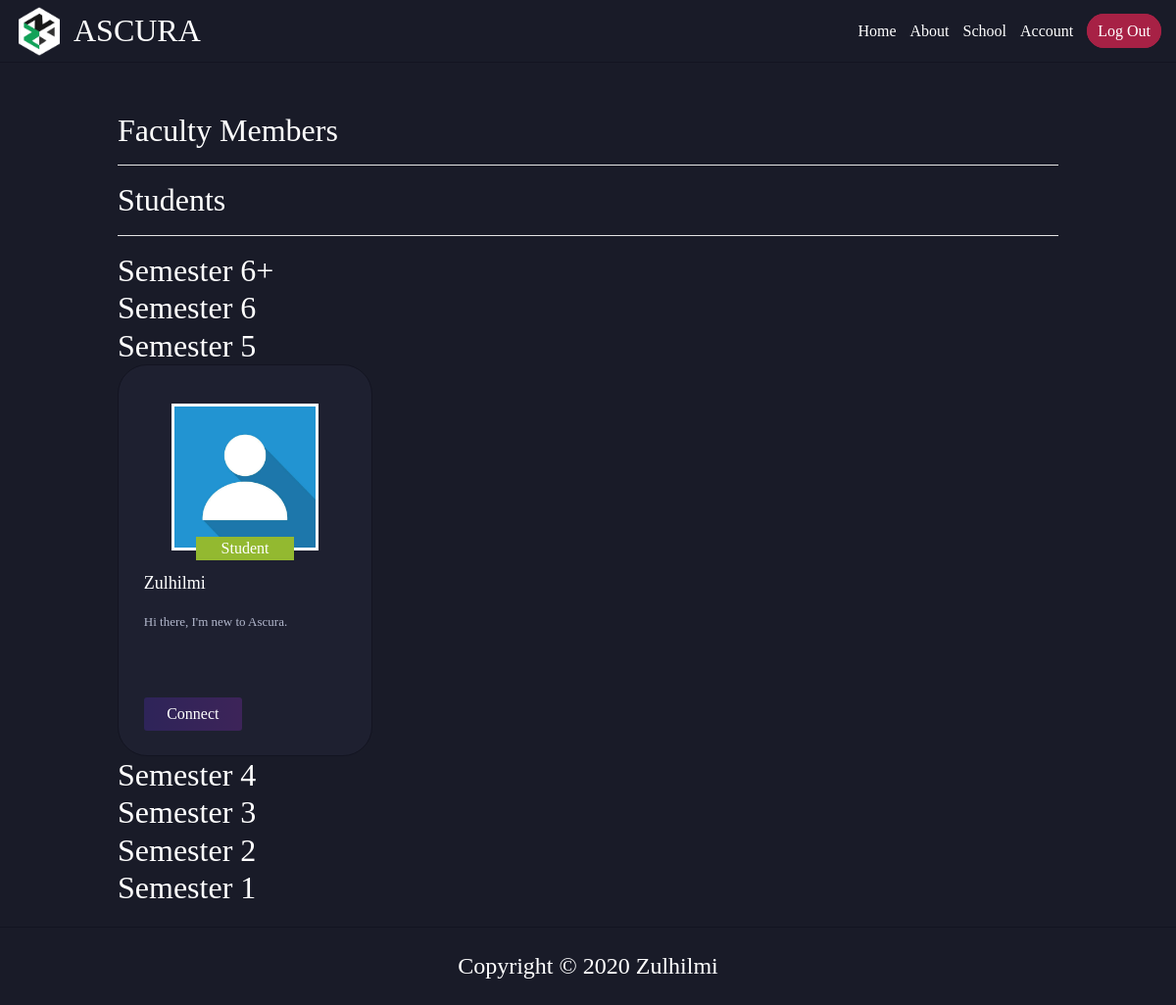
The app's page /scet/members (signed in) with its own data.
### ascura/models.py (models this page shows, shortened)
class User(db.Model, UserMixin):
    id = db.Column(db.Integer, primary_key=True)
    first_name = db.Column(db.String(30), nullable=False)
    last_name = db.Column(db.String(30), nullable=False)
    username = db.Column(db.String(14), unique=True, nullable=False)
    email = db.Column(db.String(120), unique=True, nullable=False)
    password = db.Column(db.String(60), nullable=False)
    image_file = db.Column(db.String(20), nullable=False, default='default.jpg')
    short_desc = db.Column(db.String(70), nullable=False, default="Hi there, I'm new to Ascura.")
    long_desc = db.Column(db.Text, nullable=False, default="No information given")
    interests = db.Column(db.String(100), nullable=False, default="This user has not specified any interests.")
    school_id = db.Column(db.Integer, db.ForeignKey('school.id'), nullable=False)
    course_id = db.Column(db.Integer, db.ForeignKey('course.id'), nullable=True) # Faculty members don't need this
    semester = db.Column(db.String(2), nullable=True) # Faculty members don't need this
    role_id = db.Column(db.Integer, db.ForeignKey('role.id'), nullable=False, default=1) # Default student role
    u_type = db.Column(db.Integer, db.ForeignKey('usertype.id'), nullable=False, default=3) # Default user type normal
    posts = db.relationship('Post', backref='author', lazy=True)
    comments = db.relationship('Comment', backref='author', lazy=True)

class Role(db.Model):
    id = db.Column(db.Integer, primary_key=True)
    role_name = db.Column(db.String(20), nullable=False, unique=True)
    student_role = db.relationship("User", backref='role', lazy=True)

### ascura/routes.py (the view)
@app.route("/<string:school>/members", methods=['GET'])
@login_required
def school_s_list(school):
    school_id = get_school_id(school)
    members = User.query.filter_by(school_id=school_id).all()
    return render_template('members_list.html', members=members)

### ascura/models.py (called while the page is built)
@login_manager.user_loader
def load_user(user_id):
    return User.query.get(user_id)

### ascura/routes.py (called while the page is built)
def get_school_id(school):
    if school == 'scet':
        school_id = 1
    elif school == 'smart':
        school_id = 2
    elif school == 'sbm':
        school_id = 3
    elif school == 'shtm':
        school_id = 4
    elif school == 'saat':
        school_id = 5
    elif school == 'sss':
        school_id = 6
    return school_id

### ascura/templates/members_list.html (shortened to what this page needs)
{% extends 'layout.html' %}
{% block body %}
    <div id="main-container">
        <div id="p-wrapper">
            <h1 class="m-section m-section-out">Faculty Members</h1>
            <hr>
            <h1 class="m-section m-section-out">Students</h1>
            <hr>
            <div id="profiles">
                {% for sem_num in range(7, 0, -1) %}
                    {% if sem_num == 7 %}
                        <h1 class="m-section">Semester 6+</h1>
                    {% else %}
                        <h1 class="m-section">Semester {{ sem_num }}</h1>
                    {% endif %}
                    <div class="profile-row">
                        {% for member in members %}
                            {% if member.semester|int == sem_num %}
                                <div class="profile-container">
                                    <div class="top-container">
                                        <div class="profile-pic">
                                            <img src="{{ url_for('static', filename='images/profile_pics/' + member.image_file) }}" alt="Profile picture">
                                            <div class="school-role">
                                                <span>{{ member.role.role_name }}</span>
                                            </div>
                                        </div>
                                    </div>
                                    <div class="mid-container">
                                        <p class="user-name">{{ member.first_name }}</p>
                                        <p class="short-desc">{{ member.short_desc }}</p>
                                    </div>
                                    <div class="bottom-container">
                                        <button class="connect">Connect</button>
                                    </div>
                                </div>
                            {% endif %}
                        {% endfor %}
                    </div>
                {% endfor %}
            </div>
        </div>
    </div>
{% endblock body %}

### ascura/static/css/main.css (style rules this page uses)
.h1, h1 { font-size: revert; }
.h1, .h2, .h3, .h4, .h5, .h6, h1, h2, h3, h4, h5, h6 { margin-bottom: initial; }
body { background-color: #191b28; font-family: Proxima-Bold; }
#main-container { margin-bottom: 20px; }

### ascura/static/css/profile.css (style rules this page uses)
#p-wrapper { width: 80%; margin-left: auto; margin-right: auto; margin-top: 50px; }
#p-wrapper > hr { background-color: #fff; }
.profile-row { width: 100%; display: grid; grid-template-columns: repeat(5, 1fr); grid-gap: 1rem; }
.profile-container { height: 400px; width: 260px; background-color: rgb(30, 32, 48); border-radius: 30px; position: relative; border: 1px solid rgb(19, 20, 33); }
.profile-pic { display: flex; justify-content: space-around; padding-top: 15%; position: relative; }
.profile-pic > img { width: 150px; height: 150px; border: 3px solid #fff; }
.school-role { position: absolute; bottom: -10px; width: 100px; color: #fff; font-size: 12pt; background-color: #93b930; text-align: center; }
.mid-container { margin: 20px 10% 10px; font-family: Proxima-Regular; }
.user-name { color: #fff; font-size: 18px; }
.short-desc { color: #b3b8cd; font-size: 13px; margin-top: 10px; }
.bottom-container { position: absolute; bottom: 25px; margin-left: 10%; margin-right: 10%; display: flex; justify-content: space-between; width: 80%; }
.bottom-container > button { padding: 5px; border: none; border-radius: 3px; }
button.connect { background-image: linear-gradient(to right, #2e2459, #3d2459); color: #fff; cursor: pointer; width: 100px; }
.m-section { color: #fff; }
.m-section-out { color: #fff; }

### records on screen
User: image_file (placeholder picture), role.role_name "Student", first_name "Zulhilmi", short_desc "Hi there, I'm new to Ascura."

### other values on screen
{{ sem_num }} "6" "5" "4" "3" "2" "1"
